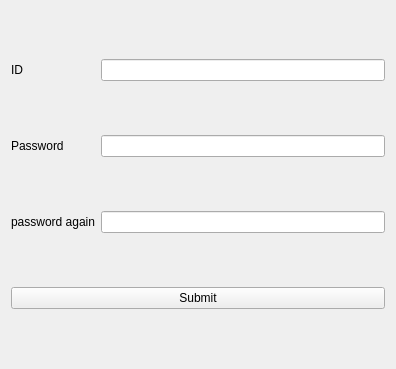
<?xml version="1.0" encoding="UTF-8"?>
<ui version="4.0">
 <class>RegisterForm</class>
 <widget class="QWidget" name="RegisterForm">
  <property name="geometry">
   <rect>
    <x>0</x>
    <y>0</y>
    <width>396</width>
    <height>369</height>
   </rect>
  </property>
  <property name="windowTitle">
   <string>Form</string>
  </property>
  <layout class="QGridLayout" name="gridLayout">
   <item row="2" column="1">
    <widget class="QLineEdit" name="lineEdit_3"/>
   </item>
   <item row="0" column="1">
    <widget class="QLineEdit" name="lineEdit"/>
   </item>
   <item row="1" column="1">
    <widget class="QLineEdit" name="lineEdit_2"/>
   </item>
   <item row="3" column="0" colspan="2">
    <widget class="QPushButton" name="pushButton">
     <property name="text">
      <string>Submit</string>
     </property>
    </widget>
   </item>
   <item row="1" column="0">
    <widget class="QLabel" name="label_2">
     <property name="text">
      <string>Password</string>
     </property>
    </widget>
   </item>
   <item row="0" column="0">
    <widget class="QLabel" name="label">
     <property name="text">
      <string>ID</string>
     </property>
    </widget>
   </item>
   <item row="2" column="0">
    <widget class="QLabel" name="label_3">
     <property name="text">
      <string>password again</string>
     </property>
    </widget>
   </item>
  </layout>
 </widget>
 <resources/>
 <connections/>
</ui>
